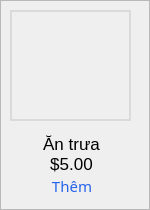
           <widget class="QFrame" name="frmServiceRow3">
            <property name="sizePolicy">
             <sizepolicy hsizetype="Preferred" vsizetype="Preferred">
              <horstretch>0</horstretch>
              <verstretch>0</verstretch>
             </sizepolicy>
            </property>
            <property name="minimumSize">
             <size>
              <width>0</width>
              <height>50</height>
             </size>
            </property>
            <property name="styleSheet">
             <string notr="true">#frame_28 {
	background-color: transparent;
	border:1px;
}</string>
            </property>
            <property name="frameShape">
             <enum>QFrame::StyledPanel</enum>
            </property>
            <property name="frameShadow">
             <enum>QFrame::Raised</enum>
            </property>
            <widget class="QLabel" name="lblServiceRow2Icon">
             <property name="geometry">
              <rect>
               <x>10</x>
               <y>10</y>
               <width>121</width>
               <height>111</height>
              </rect>
             </property>
             <property name="styleSheet">
              <string notr="true">QLabel {
	border: 2px solid #DADADA;
}</string>
             </property>
             <property name="text">
              <string/>
             </property>
             <property name="pixmap">
              <pixmap>C:/Administrator/Downloads/project/images/antrua.jpg</pixmap>
             </property>
             <property name="scaledContents">
              <bool>true</bool>
             </property>
            </widget>
            <widget class="QPushButton" name="btnServiceRow2Add">
             <property name="geometry">
              <rect>
               <x>40</x>
               <y>170</y>
               <width>61</width>
               <height>31</height>
              </rect>
             </property>
             <property name="font">
              <font>
               <family>Montserrat</family>
               <pointsize>11</pointsize>
               <weight>50</weight>
               <bold>false</bold>
              </font>
             </property>
             <property name="cursor">
              <cursorShape>PointingHandCursor</cursorShape>
             </property>
             <property name="styleSheet">
              <string notr="true">QPushButton {
	font-family: &quot;Montserrat&quot;;
	font-size:11pt;
	color: #2563EB;
	font-weight:400;
	background-color:transparent;
	border:1px;
	border-radius:5px;
	padding-left:3px;
}
QPushButton:hover {
	text-decoration: underline;
}</string>
             </property>
             <property name="text">
              <string>Thêm</string>
             </property>
            </widget>
            <widget class="QLabel" name="lblServiceRow2Price">
             <property name="geometry">
              <rect>
               <x>0</x>
               <y>150</y>
               <width>141</width>
               <height>31</height>
              </rect>
             </property>
             <property name="styleSheet">
              <string notr="true">QLabel {
	font-family: &quot;Montserrat&quot;;
	font-size: 13pt;
	font-weight:400;
	background-color:transparent;
	border:1px;
	padding-left: 2px;
	padding-bottom:3px;
}</string>
             </property>
             <property name="text">
              <string>$5.00</string>
             </property>
             <property name="alignment">
              <set>Qt::AlignCenter</set>
             </property>
            </widget>
            <widget class="QLabel" name="lblServiceRow2Name">
             <property name="geometry">
              <rect>
               <x>0</x>
               <y>130</y>
               <width>141</width>
               <height>31</height>
              </rect>
             </property>
             <property name="styleSheet">
              <string notr="true">QLabel {
	font-family: &quot;Montserrat&quot;;
	font-size: 13pt;
	font-weight:400;
	background-color:transparent;
	border:1px;
	padding-left: 2px;
	padding-bottom:3px;
}</string>
             </property>
             <property name="text">
              <string>Ăn trưa</string>
             </property>
             <property name="alignment">
              <set>Qt::AlignCenter</set>
             </property>
            </widget>
           </widget>
